Frame 1 (no input): blank canvas, image omitted
Frame 60 (the mouse pressed at the canvas centre just before this capture): blank canvas, image omitted
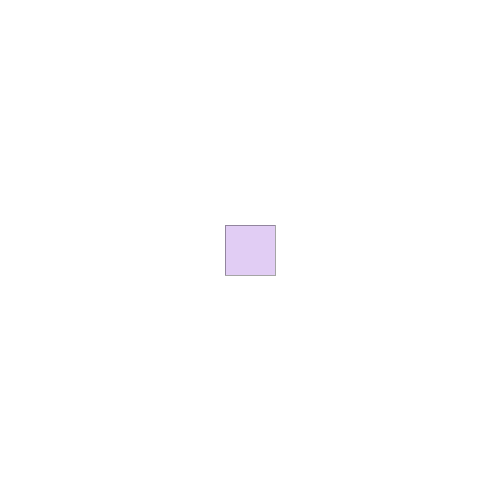
Frame 120 (the mouse held since frame 60 and released just before this capture)

The Processing sketch whose frames 1 and 60 were blank and that drew this single picture after the mouse press (run headless with seeded random() and noise(); from frame 60 on, the mouse is pressed at the canvas centre):

// Processing sketch: Example4
// ── Example4.pde
int rectangleWidth = 50;
int rectangleHeight = 50;

int red = 100;
int green = 0;
int blue = 200;

/*
    Use the mouse click to create boxes
    
    Use the arrow keys to change 
    the size of the box you're about to draw
    UP - make it taller
    DOWN - make it shorter
    LEFT - make it thinner
    RIGHT - make it wider
*/

// ── business.pde
ArrayList<Boxo> boxae;

void setup()
{
  size(500, 500);
  smooth();
  rectMode(CENTER);
  frameRate(30);
  
  boxae =  new ArrayList<Boxo>();
}

void draw()
{
  background(255);
 
  for(Boxo b:boxae)
  {
      b.display();
  }
  
  if(boxae.size()>20) boxae.remove(0);
  
  noFill();
  stroke(0,50);
  rect(mouseX, mouseY,rectangleWidth, rectangleHeight);
  
}

class Boxo
{
    PVector p, s, v;
    
    Boxo(float x, float y)
    {
        p = new PVector(x,y);
        s = new PVector(rectangleWidth, rectangleHeight);
    }
    
    void display()
    {
       fill(red, green, blue, 50);
       rect(p.x, p.y, s.x, s.y); 
        
    }
}

void mousePressed()
{
    boxae.add(new Boxo(mouseX, mouseY));
}

void keyPressed()
{
    if(keyCode==UP) rectangleHeight+=5;
    if(keyCode==DOWN) rectangleHeight-=5;
    if(keyCode==LEFT) rectangleWidth-=5;
    if(keyCode==RIGHT) rectangleWidth+=5;
}
